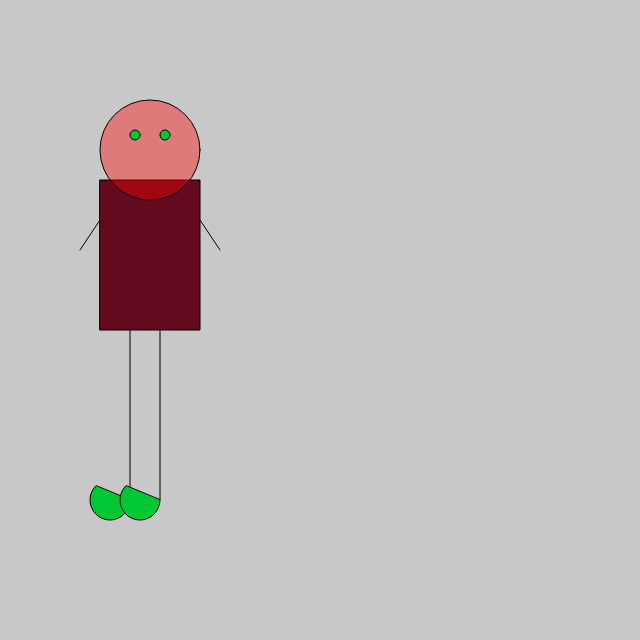
Frame 1 (no input)
Frame 60 (no input): identical to frame 1, image omitted
Frame 120 (the mouse pressed at the canvas centre since frame 60): identical to frame 1, image omitted

The p5.js sketch that drew this single still picture (run headless with seeded random() and noise() and a simulated clock; from frame 60 on, the mouse is pressed at the canvas centre):

// p5.js sketch
// ── sketch.js
function setup() {
  createCanvas(640, 640)
}

function draw() {
  background (200)
  
    //body
  fill (100, 10, 30)
  rect(100, 180, 100, 150)
  line(80, 250, 100, 220)
  line(200, 220, 220, 250)

  //head
  fill (255,0,0, 100)
  ellipse(150, 150, 100)
    //eyes
    fill (0,200, 50)
  ellipse(135, 135, 10)
  ellipse(165, 135, 10)


  
  //legs
    line(130, 330, 130, 500)
        line(160, 330, 160, 500)
//foot
arc(110, 500, 40, 40, 0, PI+QUARTER_PI, CHORD)
arc(140, 500, 40, 40, 0, PI+QUARTER_PI, CHORD)
}
